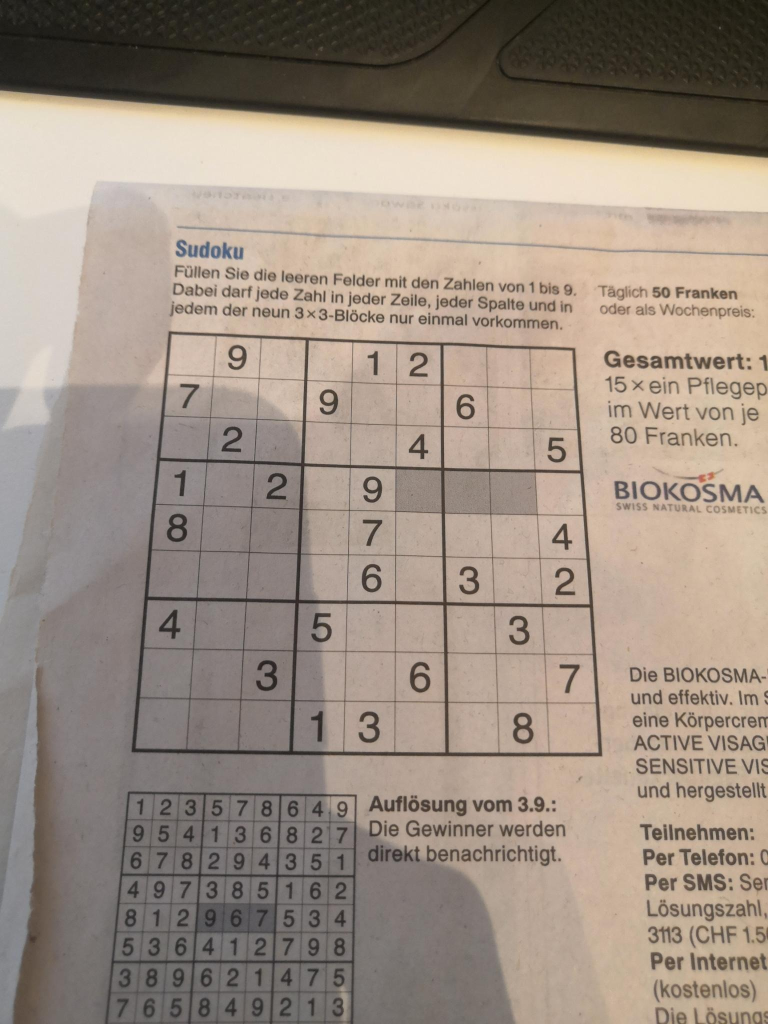
#> input picture examples/img/sudoku.jpg, 1536 x 2048 px (shown at 1/2 size)
$ python crop_sudoku.py
#> lines starting #> are read from the running program, lines starting #| are printed output that depends on the picture; after the words box and inside, x2 and y2 are one past the last pixel; in counts of white or black regions, pixels touching at a corner belong together
### visual_sudoku_solver/extractor.py
import cv2.cv2 as cv2
import numpy as np
import pytesseract


def find_sudoku_contour(img):
    # apply blur filtering and 01 thresholding
    blur = cv2.GaussianBlur(img, (5, 5), 0)
    thresh = cv2.adaptiveThreshold(blur, 255, 1, 1, 11, 2)

    # find contours and their areas
    contours, _ = cv2.findContours(thresh, cv2.RETR_TREE, cv2.CHAIN_APPROX_SIMPLE)
    contour_areas = [cv2.contourArea(c) for c in contours]
    contour_max = contours[np.argmax(contour_areas)]

    return contour_max


def crop_to_contour(img, contour, dst_size):
    # mask max contour
    mask = np.zeros(img.shape, np.uint8)
    cv2.drawContours(mask, [contour], 0, 255, -1)
    cv2.drawContours(mask, [contour], 0, 0, 2)

    # apply mask
    out = np.zeros_like(img)
    out[mask == 255] = img[mask == 255]

    # apply mask to grayscale image
    crop_start = np.min(np.where(mask == 255), axis=1)[:2]
    crop_end = np.max(np.where(mask == 255), axis=1)[:2]
    out_cropped = out[crop_start[0]:crop_end[0], crop_start[1]:crop_end[1]]

    # find polygon for contour
    epsilon = 0.01 * cv2.arcLength(contour, True)
    approximations = cv2.approxPolyDP(contour, epsilon, True)
    # subtract crop region
    approximations -= np.flip(crop_start)

    # debug visualization
    # poly = cv2.polylines(out_cropped, [approximations], True, color=(255, 0, 0), thickness=1)
    # cv2.imshow("cropped", poly)

    # find homography
    dst = np.array([(0, 0), (0, dst_size), (dst_size, dst_size), (dst_size, 0)])
    H, _ = cv2.findHomography(approximations, dst, method=cv2.RANSAC, ransacReprojThreshold=3.0)

    # un warp with homography
    return cv2.warpPerspective(out_cropped, H, (dst_size, dst_size), flags=cv2.INTER_LINEAR)


# [21 lines left out: function extract_digits, not called in this run]


def sudoku_image(img, size):
    # we work with grayscale image
    gray = cv2.cvtColor(img, cv2.COLOR_BGR2GRAY)

    # extract sudoku contour
    contour = find_sudoku_contour(gray)

    # crop to found contour
    cropped = crop_to_contour(gray, contour, size)

    return cropped


# [8 lines left out: function digits_from_sudoku_image, not called in this run]

### examples/crop_sudoku.py
from visual_sudoku_solver import extractor
import cv2.cv2 as cv2

# load sudoku picture
img = cv2.imread('img/sudoku.jpg')
#> img is the input picture: shape (2048, 1536, 3); mean B, G, R 129.7, 141.6, 155.3
crop = extractor.sudoku_image(img, 400)
#> in sudoku_image, `gray = cv2.cvtColor(img, cv2.COLOR_BGR2GRAY)`:
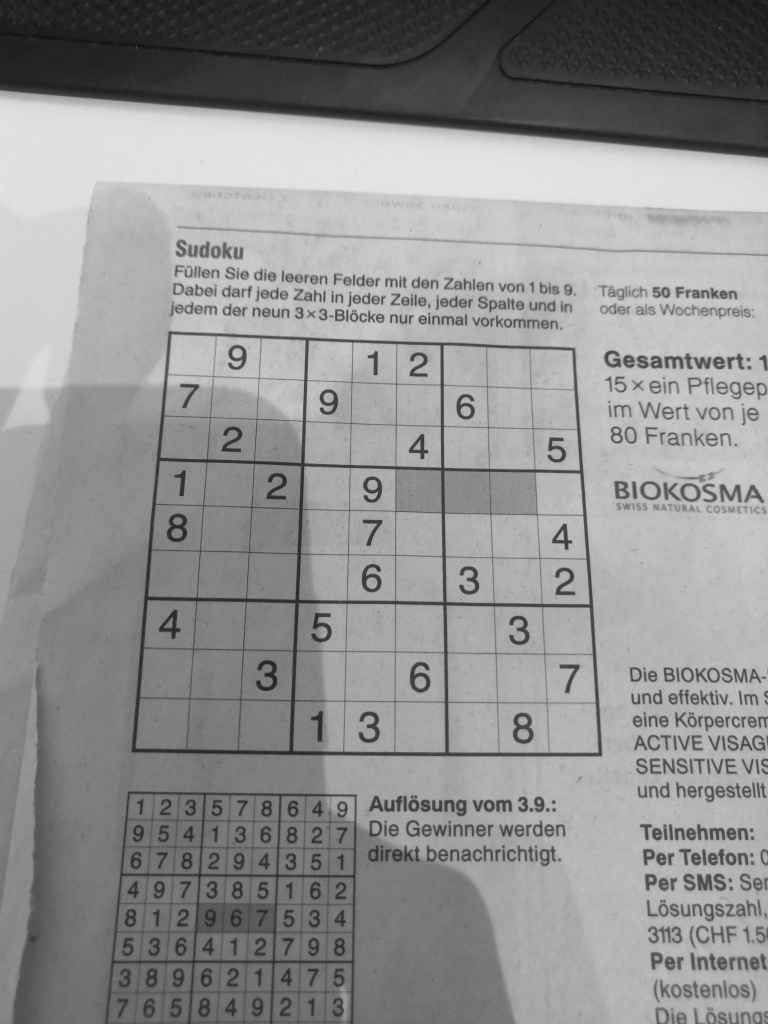
#> gray: shape (2048, 1536) (shown at 1/2 size); min 14, max 230, mean 144.3
#> in find_sudoku_contour, `thresh = cv2.adaptiveThreshold(blur, 255, 1, 1, 11, 2)`:
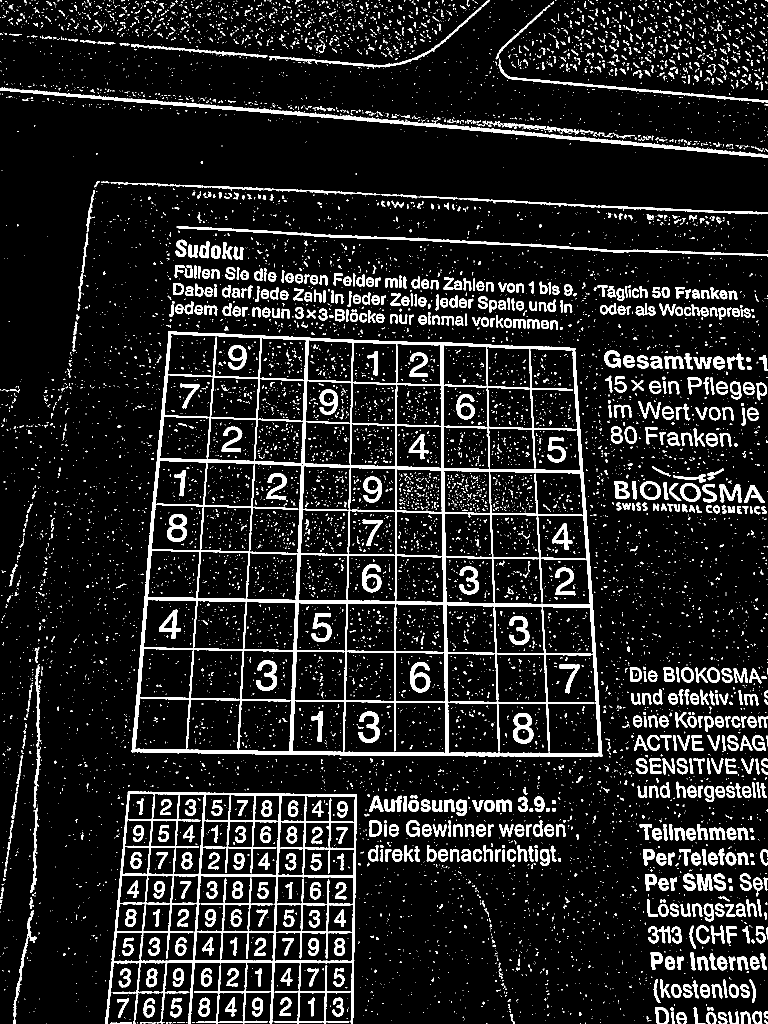
#> thresh: shape (2048, 1536) (shown at 1/2 size); 11.4% white; 11070 white regions (9771 under 20 px)
#> in find_sudoku_contour, `contours, _ = cv2.findContours(thresh, cv2.RETR_TREE, cv2.CHAIN_APPROX..`: contours = 11614 contours, 10408 with area under 20; largest, box (x1, y1, x2, y2) and area: (263, 662, 1205, 1513) 727874, (210, 1583, 714, 2048) 178960, (895, 1308, 1199, 1507) 38275, (887, 853, 1162, 942) 21714, (687, 1403, 892, 1507) 19952
#> in find_sudoku_contour, `contour_areas = [cv2.contourArea(c) for c in contours]`: contour_areas = 11614 values, max 727874.5 at index 4021, min 0 at index 0, mean 169.2
#> in find_sudoku_contour, `contour_max = contours[np.argmax(contour_areas)]`: contour_max = contour of 532 points, box (x1, y1, x2, y2) (263, 662, 1205, 1513), area 727874
#> in sudoku_image, `contour = find_sudoku_contour(gray)`: contour has the same summary as contour_max in find_sudoku_contour
#> in crop_to_contour, `cv2.drawContours(mask, [contour], 0, 255, -1)`: mask: shape (2048, 1536); 23.2% white; 1 white region, box (x1, y1, x2, y2) and area: (263, 662, 1205, 1513) 729581
#> in crop_to_contour, `cv2.drawContours(mask, [contour], 0, 0, 2)`:
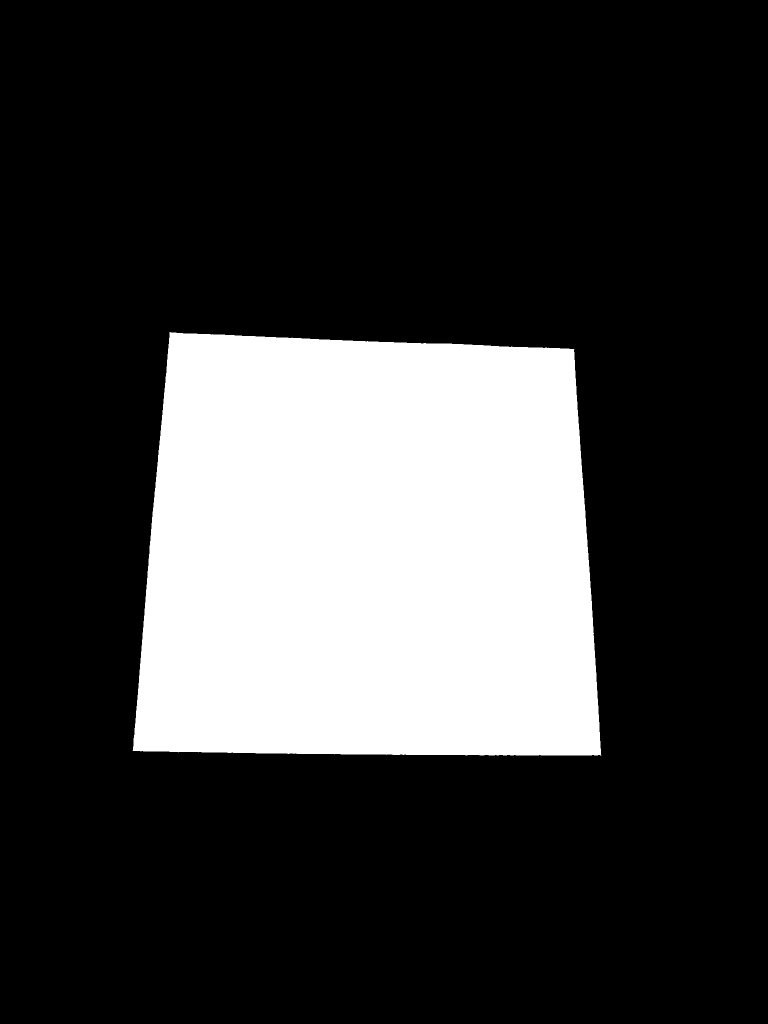
#> mask: shape (2048, 1536) (shown at 1/2 size); 23% white; 1 white region, box (x1, y1, x2, y2) and area: (265, 664, 1203, 1511) 722501
#> in crop_to_contour, `out[mask == 255] = img[mask == 255]`:
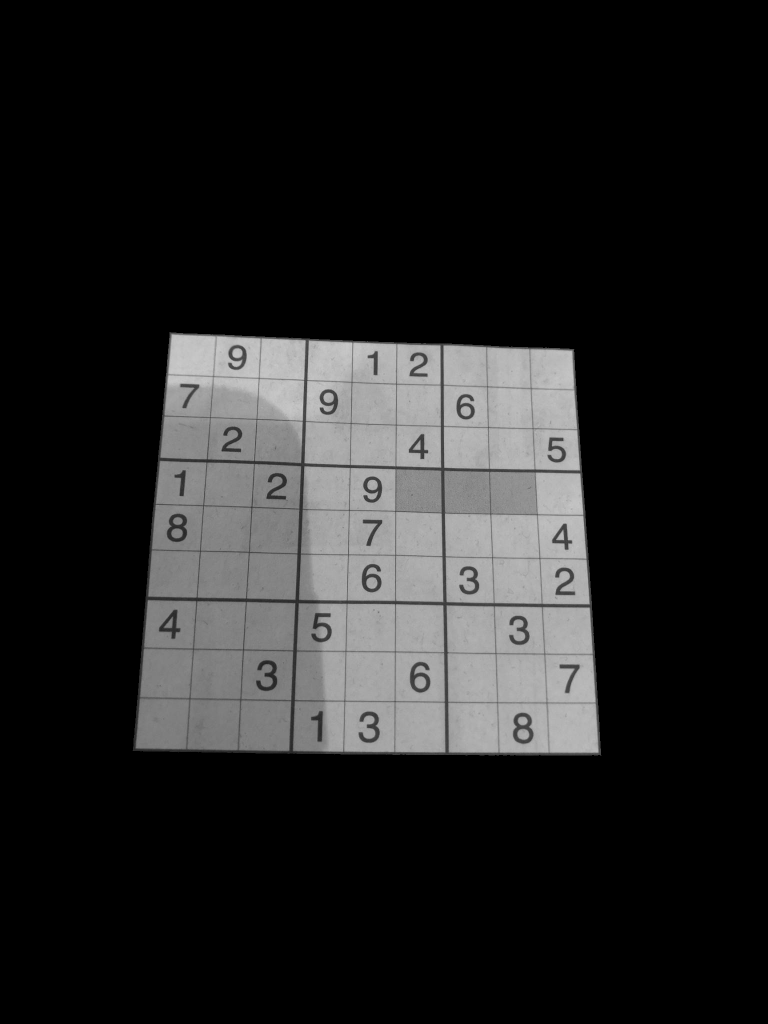
#> out: shape (2048, 1536) (shown at 1/2 size); min 0, max 208, mean 34.2
#> in crop_to_contour, `crop_start = np.min(np.where(mask == 255), axis=1)[:2]`: crop_start = [664, 265]
#> in crop_to_contour, `crop_end = np.max(np.where(mask == 255), axis=1)[:2]`: crop_end = [1510, 1202]
#> in crop_to_contour, `out_cropped = out[crop_start[0]:crop_end[0], crop_start[1]:crop_end[1]]`:
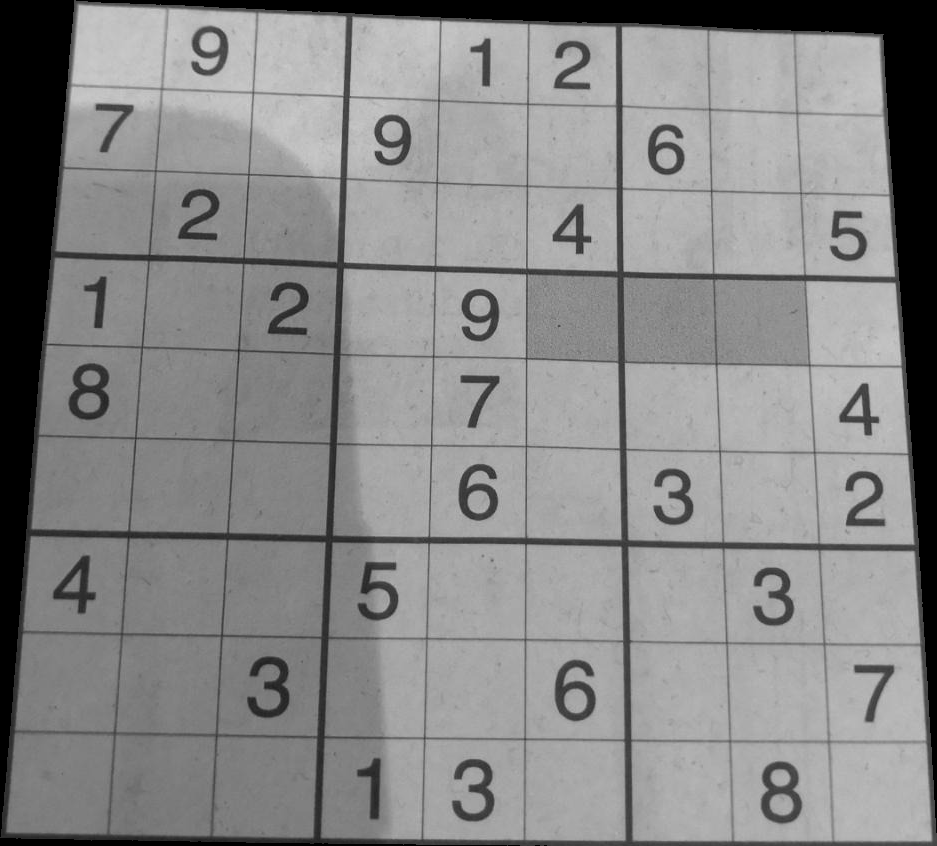
#> out_cropped: shape (846, 937); min 0, max 208, mean 135.8
#> in crop_to_contour, `epsilon = 0.01 * cv2.arcLength(contour, True)`: epsilon = 35.27
#> in crop_to_contour, `approximations = cv2.approxPolyDP(contour, epsilon, True)`: approximations = [[337, 662], [264, 1504], [1204, 1512], [1150, 696]]
#> in crop_to_contour, `approximations -= np.flip(crop_start)`: approximations = [[72, -2], [-1, 840], [939, 848], [885, 32]]
#> in crop_to_contour, `H, _ = cv2.findHomography(approximations, dst, method=cv2.RANSAC, rans..`: H = [[0.473, 0.041, -33.95], [-0.0229, 0.546, 2.74], [-4.71e-05, 0.000184, 1]]
#> in crop_to_contour, `return cv2.warpPerspective(out_cropped, H, (dst_size, dst_size), flags..`:
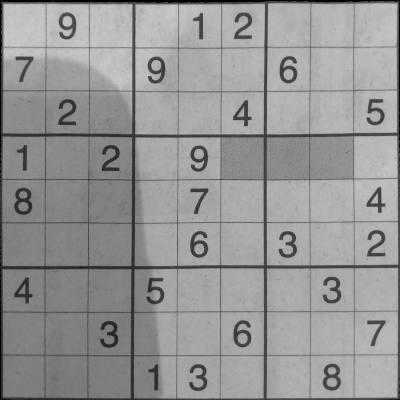
#> returned value: shape (400, 400); min 0, max 201, mean 149.4
cv2.imwrite('img/sudoku_cropped.jpg', crop)
